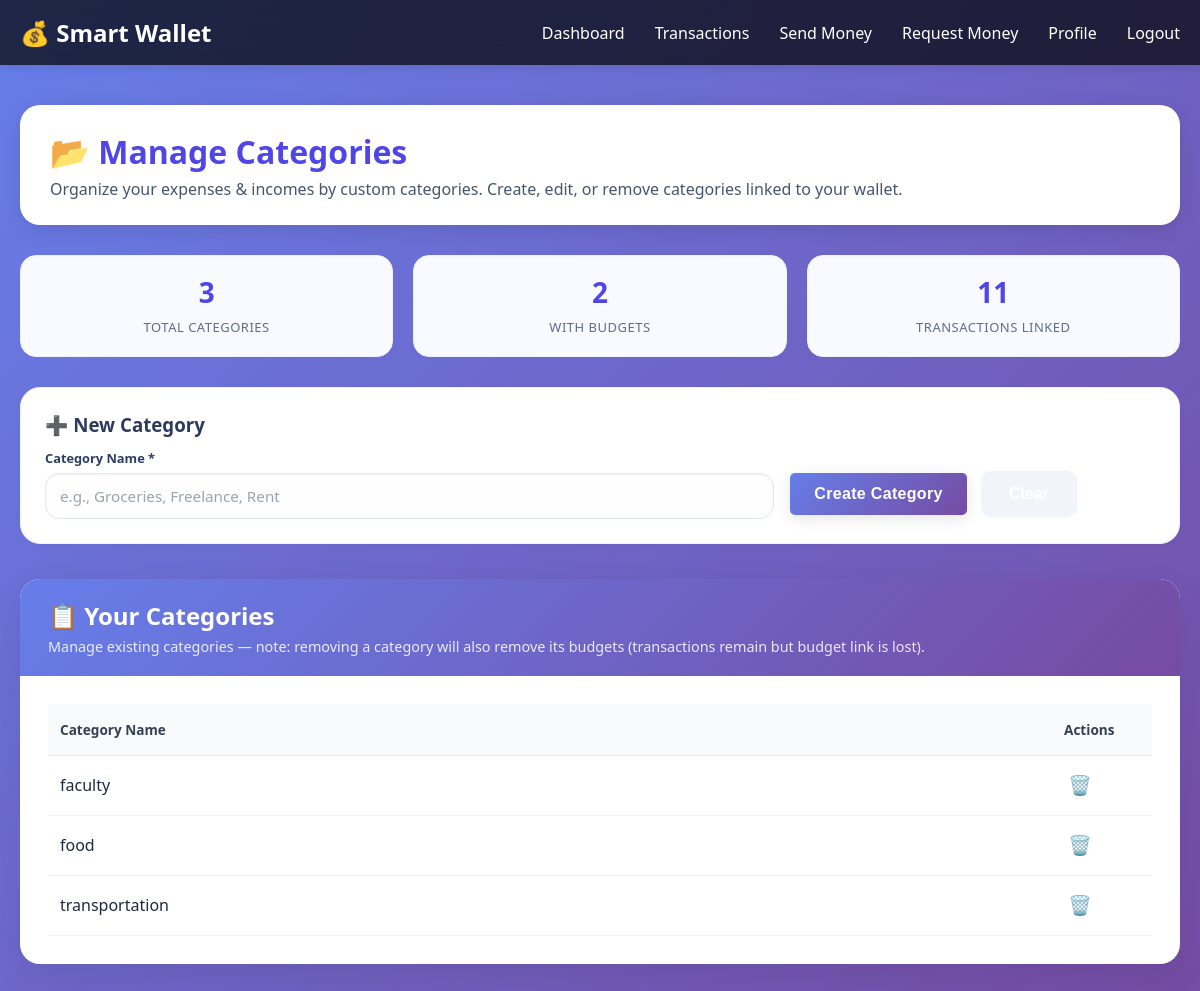
The page /transaction/categories/ (signed in) on the database its author committed.
### transactions/models.py (models this page shows, shortened)
class Category(models.Model):
    wallet = models.ForeignKey('user.Wallet', on_delete=models.CASCADE, related_name='categories')
    name = models.CharField(max_length=255)
    class Meta:
        unique_together = ('wallet', 'name')

### transactions/views.py (the view, shortened to what this page needs)
@login_required
def view_categories(request):
    user = request.user
    categories = trans_models.Category.objects.filter(wallet=user.wallet)
    context = {'cat' : categories}
    context['total_categories'] = trans_models.Category.objects.filter(wallet=request.user.wallet).count()
    wallet = user.wallet
    context['with_budgets'] = trans_models.Budget.objects.filter(
            wallet=wallet,
        ).aggregate(total=Count('id'))['total'] or 0
    context['cat_transactions'] = trans_models.Transaction.objects.filter(
            wallet=wallet,
            type='expense').aggregate(total=Count('id'))['total'] or 0
    return render(request,'categories.html',context)

### templates/categories.html (shortened to what this page needs)
<!DOCTYPE html>
{% load static %}
<html lang="en">
<head>
    <link rel="stylesheet" href="{% static 'css/style.css' %}">
</head>
<body id="settings-body" style="background: linear-gradient(135deg, #667eea 0%, #764ba2 100%);">
    <header id="settings-header">
        <nav id="settings-nav">
            <div class="logo">💰 Smart Wallet</div>
            <ul class="nav-links">
                <li><a href="{% url 'home' %}">Dashboard</a></li>
                <li><a href="{% url 'transactions' %}">Transactions</a></li>
                <li><a href="{% url 'send_money' %}">Send Money</a></li>
                <li><a href="{% url 'request_money' %}">Request Money</a></li>
                <li><a href="{% url 'profile' %}">Profile</a></li>
                <li><a href="{% url 'logout' %}">Logout</a></li>
            </ul>
        </nav>
    </header>
    <div class="category-container">
        <div class="welcome-section" style="background: white; border-radius: 20px; margin-bottom: 30px; padding: 25px 30px;">
            <h1 style="color: #4f46e5; margin-bottom: 5px;">📂 Manage Categories</h1>
            <p style="color: #475569;">Organize your expenses & incomes by custom categories. Create, edit, or remove categories linked to your wallet.</p>
        </div>
        <div class="cat-stats-grid">
            <div class="cat-stat-box">
                <div class="cat-stat-value" id="totalCategoriesCount">{{total_categories}}</div>
                <div class="cat-stat-label">Total Categories</div>
            </div>
            <div class="cat-stat-box">
                <div class="cat-stat-value" id="budgetCategoriesCount">{{with_budgets}}</div>
                <div class="cat-stat-label">With Budgets</div>
            </div>
            <div class="cat-stat-box">
                <div class="cat-stat-value" id="transactionsLinkedCount">{{cat_transactions}}</div>
                <div class="cat-stat-label">Transactions Linked</div>
            </div>
        </div>
        <div class="cat-form">
            <h3 style="margin-top: 0; margin-bottom: 12px; color: #2d3a5e;">➕ New Category</h3>
            <form id="categoryForm" method="post" action="">
                <div class="cat-form-inline">
                    <div class="cat-form-group">
                        <label for="categoryName">Category Name *</label>
                        <input type="text" id="categoryName" name="name" placeholder="e.g., Groceries, Freelance, Rent" required autocomplete="off">
                    </div>
                    <div class="cat-form-group" style="flex: 1; display: flex; align-items: center; gap: 12px;">
                        <button type="submit" name="add_category" class="btn btn-primary" style="background: linear-gradient(135deg, #667eea 0%, #764ba2 100%); padding: 12px 24px;">Create Category</button>
                        <button type="button" id="resetFormBtn" class="btn btn-secondary" style="background: #f1f5f9;">Clear</button>
                    </div>
                </div>
            </form>
        </div>
        <div class="category-card">
            <div class="category-card-header">
                <h2>📋 Your Categories</h2>
                <p>Manage existing categories — note: removing a category will also remove its budgets (transactions remain but budget link is lost).</p>
            </div>
            <div class="category-card-body">
                <table class="cat-table" id="categoriesTable">
                    <thead>
                        <tr>
                            <th>Category Name</th>
                            <th style="width: 100px;">Actions</th>
                        </tr>
                    </thead>
                    <tbody id="categoriesListBody">
                         {% for c in cat %}
                        <tr class="empty-cat-row">
                        <td>{{ c.name }}</td>
                        <td>
                            <form method="post" style="display:inline;">
                                <button
                                    type="submit"
                                    name="delete_category"
                                    class="icon-btn delete"
                                >
                                    🗑️
                                </button>
                            </form>
                        </td>
                    </tr>
                        {% endfor %}
                    </tbody>
                </table>
            </div>
        </div>
    </div>
</body>
</html>

### static/css/style.css (style rules this page uses)
* { margin: 0; padding: 0; box-sizing: border-box; }
.logo { font-size: 24px; font-weight: bold; color: #fff; }
.nav-links { display: flex; gap: 30px; list-style: none; }
.nav-links a { color: #fff; text-decoration: none; transition: color 0.3s; }
.welcome-section { background: white; border-radius: 15px; padding: 30px; margin-bottom: 30px; box-shadow: 0 5px 20px rgba(0, 0, 0, 0.1); }
.welcome-section h1 { color: #667eea; margin-bottom: 10px; }
.welcome-section p { color: #666; font-size: 16px; }
#settings-body { font-family: 'Segoe UI', Tahoma, Geneva, Verdana, sans-serif; background: linear-gradient(135deg, #f7f3ff 0%, #eef2ff 100%); min-height: 100vh; color: #2f2f41; }
#settings-header, #report-header { background: rgba(255, 255, 255, 0.85); backdrop-filter: blur(12px); box-shadow: 0 10px 30px rgba(0, 0, 0, 0.08); position: sticky; top: 0; z-index: 10; }
#settings-nav, #report-nav { max-width: 1200px; margin: 0 auto; padding: 1rem 20px; display: flex; justify-content: space-between; align-items: center; }
.btn-primary { width: fit-content; padding: 15px 28px; border: none; border-radius: 14px; background: linear-gradient(135deg, #667eea 0%, #764ba2 100%); color: white; font-weight: 700; letter-spacing: 0.02em; cursor: pointer; transition: transform 0.2s, box-shadow 0.2s, opacity 0.2s; }
input[type="text"], input[type="email"], input[type="password"], input[type="number"], textarea, select, .form-input { width: 100%; padding: 14px 16px; border: 1px solid #e0e0e0; border-radius: 12px; font-size: 1rem; font-family: 'Segoe UI', Tahoma, Geneva, Verdana, sans-serif; color: #1f2937; background-color: #f9fafb; outline: none; transition: all 0.3s ease; box-shadow: inset 0 1px 3px rgba(0, 0, 0, 0.05); }
input[type="text"]::placeholder, input[type="email"]::placeholder, input[type="password"]::placeholder, input[type="number"]::placeholder, textarea::placeholder { color: #9ca3af; }
label { display: block; margin-bottom: 8px; font-weight: 500; color: #374151; font-size: 0.95rem; transition: color 0.2s; }
.btn-primary { background: white; color: #2563eb; padding: 14px 28px; border-radius: 12px; text-decoration: none; font-weight: 600; font-size: 1rem; transition: all 0.3s ease; box-shadow: 0 4px 15px rgba(0, 0, 0, 0.1); display: inline-block; }
.btn-secondary { background: transparent; color: white; padding: 14px 28px; border: 2px solid rgba(255, 255, 255, 0.8); border-radius: 12px; text-decoration: none; font-weight: 600; font-size: 1rem; transition: all 0.3s ease; }
#settings-body { font-family: 'Segoe UI', Tahoma, Geneva, Verdana, sans-serif; background: linear-gradient(135deg, #667eea 0%, #764ba2 100%); min-height: 100vh; color: #333; }
#settings-header { background-color: rgba(0, 0, 0, 0.7); padding: 1rem 0; box-shadow: 0 2px 10px rgba(0, 0, 0, 0.1); }
#settings-nav { max-width: 1200px; margin: 0 auto; padding: 0 20px; display: flex; justify-content: space-between; align-items: center; }
.btn-primary { background-color: #667eea; color: white; border: none; padding: 12px 24px; border-radius: 5px; cursor: pointer; font-size: 16px; transition: background-color 0.3s; }
table { width: 100%; border-collapse: collapse; }
th, td { padding: 12px; text-align: left; border-bottom: 1px solid #eee; }
th { background-color: #f8f9fa; font-weight: 600; color: #333; }

### rows shown on the page
Category: name "faculty"
Category: name "food"
Category: name "transportation"

### other values the page prints
{{ total_categories }} "3"
{{ with_budgets }} "2"
{{ cat_transactions }} "11"
